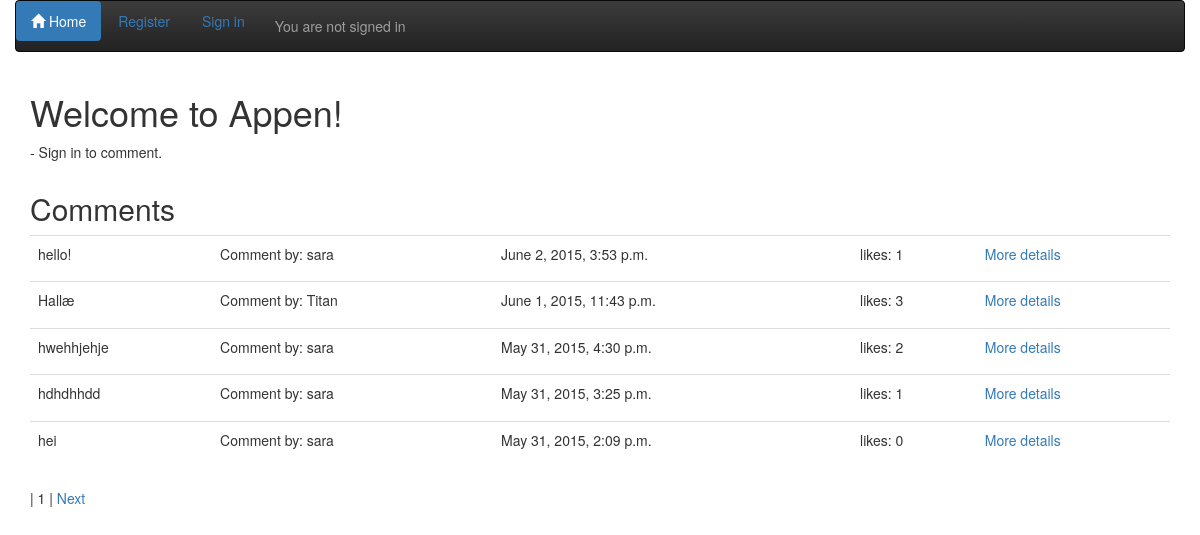
The app's page /, older data.
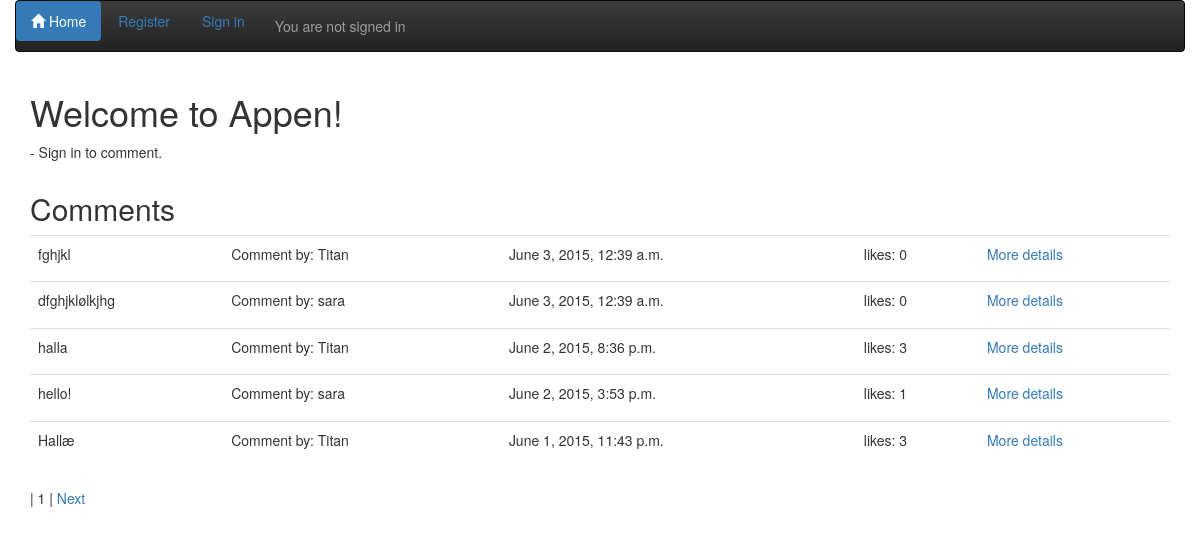
The same page, newer data.
### theme/models.py (models this page shows, shortened)
class Comment(models.Model):
	comment = models.TextField()
	likes = models.PositiveIntegerField(default=0)
	comment_by = models.ForeignKey(User, related_name="written_comments")
	comment_datetime = models.DateTimeField()
	class Meta:
		ordering = ['-comment_datetime']

### theme/views.py (the view, shortened to what this page needs)
# urls.py: url(r'^$', views.frontpage, name='frontpage'),
def frontpage(request):
	comments = Comment.objects.all()
	page_number = request.GET.get('page', 1)
	paginator = Paginator(comments, 5)
	try:
		comments = paginator.page(page_number)
	except PageNotAnInteger:
		comments = paginator.page(1)
	except EmptyPage:
		comments = paginator.page(paginator.num_pages)
	context = {
		'comments': comments,
	}
	return render(request, 'theme/frontpage.html', context)

### theme/templates/theme/frontpage.html (shortened to what this page needs)
{% extends 'theme/base.html' %}
{% block container %}
{% if user.is_authenticated %}
	<div class="container">
		<h1>Welcome to Appen!</h1>
		<p>- Feel free to comment.</p>
	</div>
	<div class="container">
	<div class="row">
		<div class="col-sm-12">
			<h2>Comments</h2>
			<table class="table">
			{% for comment in comments %}
				<tr>
					<td><p>{{ comment.comment }}</p></td>
					<td>Comment by: {{ comment.comment_by }}</td>
					<td>{{ comment.comment_datetime }}</td>
					<td id="id-likes-for-comment-{{ comment.id }}">{{ comment.likes }}</td>
					<td><a href="" class="add-comment-link" data-commentid="{{ comment.id }}"><span class="glyphicon glyphicon-thumbs-up" aria-hidden="true"></span></a></td>
					<td><a href="{% url 'comment_details' comment.id %}"> More details</a></td>
				<tr>
				{% empty %}
				<tr>
					<td>Sorry no comments so far</td>
				</tr>
				{% endfor %}
			</table>
		</div>
			<div class="container">
				{% if comments.has_previous %}
				<a href="?page={{ comments.previous_page_number }}">Previous</a>
				{% endif %}
				| {{ comments.number }} |
				{% if comments.has_next %}
				<a href="?page={{ comments.next_page_number }}">Next</a>
				{% endif %}
			</div>
		</div>
		<div class="row">
		<div class="col-sm-12">
			<h2>Add a comment</h2>
		<form class="form-horizontal" method="POST">
			{% csrf_token %}
			<div class="form-group">
				<div class "col-sm-12">
					<textarea class="form-control" row="5" name="new_comment"></textarea>
				</div>
			</div>
			<div class="form-group">
				<div class="col-sm-12">
					<button type="submit" class="btn btn-default">Save Comment</button>
				</div>
			</div>
		</form>
		</div>
	</div>
</div>
<input type="hidden" id="add_likes_url" value="/site_details/{{ user.id }}/adding_likes">
{% else %}
	<div class="container">
		<h1>Welcome to Appen!</h1>
		<p>- Sign in to comment.</p>
	</div>
	<div class="container">
	<div class="row">
		<div class="col-sm-12">
			<h2>Comments</h2>
			<table class="table">
			{% for comment in comments %}
				<tr>
					<td><p>{{ comment.comment }}</p></td>
					<td>Comment by: {{ comment.comment_by }}</td>
					<td>{{ comment.comment_datetime }}</td>
					<td id="likes">likes: {{ comment.likes }}</td>
					<td><a href="{% url 'comment_details' comment.id %}">More details</a></td>
				<tr>
				{% empty %}
				<tr>
					<td>Sorry no comments so far</td>
				</tr>
				{% endfor %}
			</table>
		</div>
			<div class="container">
				| {{ comments.number }} |
				{% if comments.has_next %}
				<a href="?page={{ comments.next_page_number }}">Next</a>
				{% endif %}
			</div>
		</div>
	</div>
{% endif %}
{% endblock %}

Row changes from the older to the newer data that the page shows:
no longer on this page (row unchanged): Comment: comment "hwehhjehje", comment_by "sara", comment_datetime "May 31, 2015, 4:30 p.m.", likes "2"
no longer on this page (row edited): Comment: comment "hdhdhhdd", comment_by "sara", comment_datetime "May 31, 2015, 3:25 p.m.", likes "1"
no longer on this page (row edited): Comment: comment "hei", comment_by "sara", comment_datetime "May 31, 2015, 2:09 p.m.", likes "0"
added Comment: comment "fghjkl", comment_by "Titan", comment_datetime "June 3, 2015, 12:39 a.m.", likes "0"
added Comment: comment "dfghjklølkjhg", comment_by "sara", comment_datetime "June 3, 2015, 12:39 a.m.", likes "0"
added Comment: comment "halla", comment_by "Titan", comment_datetime "June 2, 2015, 8:36 p.m.", likes "3"
